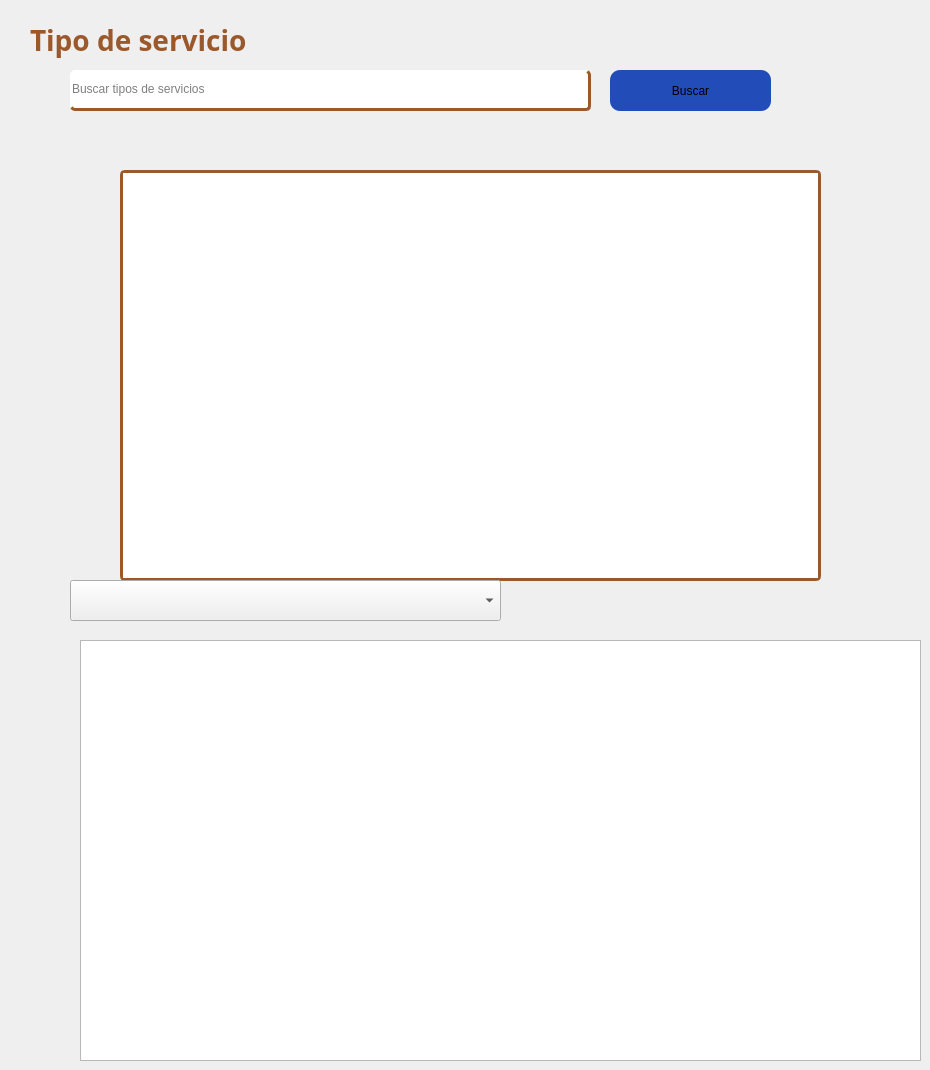
            <widget class="QWidget" name="tab_3">
             <attribute name="title">
              <string>Tipo de servicios</string>
             </attribute>
             <widget class="QLabel" name="label_7">
              <property name="geometry">
               <rect>
                <x>30</x>
                <y>20</y>
                <width>251</width>
                <height>41</height>
               </rect>
              </property>
              <property name="font">
               <font>
                <family>Adwaita Sans</family>
                <pointsize>-1</pointsize>
                <bold>true</bold>
               </font>
              </property>
              <property name="styleSheet">
               <string notr="true">color: rgba(155, 88, 43, 1.0);
font-size: 28px;</string>
              </property>
              <property name="text">
               <string>Tipo de servicio</string>
              </property>
             </widget>
             <widget class="QLineEdit" name="tipoBuscar1">
              <property name="geometry">
               <rect>
                <x>70</x>
                <y>70</y>
                <width>521</width>
                <height>41</height>
               </rect>
              </property>
              <property name="styleSheet">
               <string notr="true">color: rgb(0, 0, 0);
border-radius: 5px;
border-bottom: 3px solid rgba(155, 88, 43, 1.0);
border-right: 3px solid  rgba(155, 88, 43, 1.0);</string>
              </property>
              <property name="text">
               <string/>
              </property>
              <property name="placeholderText">
               <string>Buscar tipos de servicios</string>
              </property>
             </widget>
             <widget class="QPushButton" name="buscarTipo">
              <property name="geometry">
               <rect>
                <x>610</x>
                <y>70</y>
                <width>161</width>
                <height>41</height>
               </rect>
              </property>
              <property name="styleSheet">
               <string notr="true">border-radius: 10px;
background-color: rgb(38, 96, 255);
background-color: rgb(34, 76, 184);</string>
              </property>
              <property name="text">
               <string>Buscar</string>
              </property>
             </widget>
             <widget class="QTextEdit" name="tResultadoS1">
              <property name="enabled">
               <bool>true</bool>
              </property>
              <property name="geometry">
               <rect>
                <x>120</x>
                <y>170</y>
                <width>701</width>
                <height>411</height>
               </rect>
              </property>
              <property name="font">
               <font>
                <family>Adwaita Sans</family>
                <pointsize>12</pointsize>
               </font>
              </property>
              <property name="cursor" stdset="0">
               <cursorShape>IBeamCursor</cursorShape>
              </property>
              <property name="styleSheet">
               <string notr="true">border: unset;
color: rgb(0, 0, 0);
border-radius: 5px;
border: 3px solid rgba(155, 88, 43, 1.0);
</string>
              </property>
              <property name="verticalScrollBarPolicy">
               <enum>Qt::ScrollBarPolicy::ScrollBarAsNeeded</enum>
              </property>
              <property name="readOnly">
               <bool>true</bool>
              </property>
             </widget>
             <widget class="QTableWidget" name="tResultadoS">
              <property name="geometry">
               <rect>
                <x>80</x>
                <y>640</y>
                <width>841</width>
                <height>421</height>
               </rect>
              </property>
             </widget>
             <widget class="QComboBox" name="tipoBuscar">
              <property name="geometry">
               <rect>
                <x>70</x>
                <y>580</y>
                <width>431</width>
                <height>41</height>
               </rect>
              </property>
             </widget>
            </widget>
